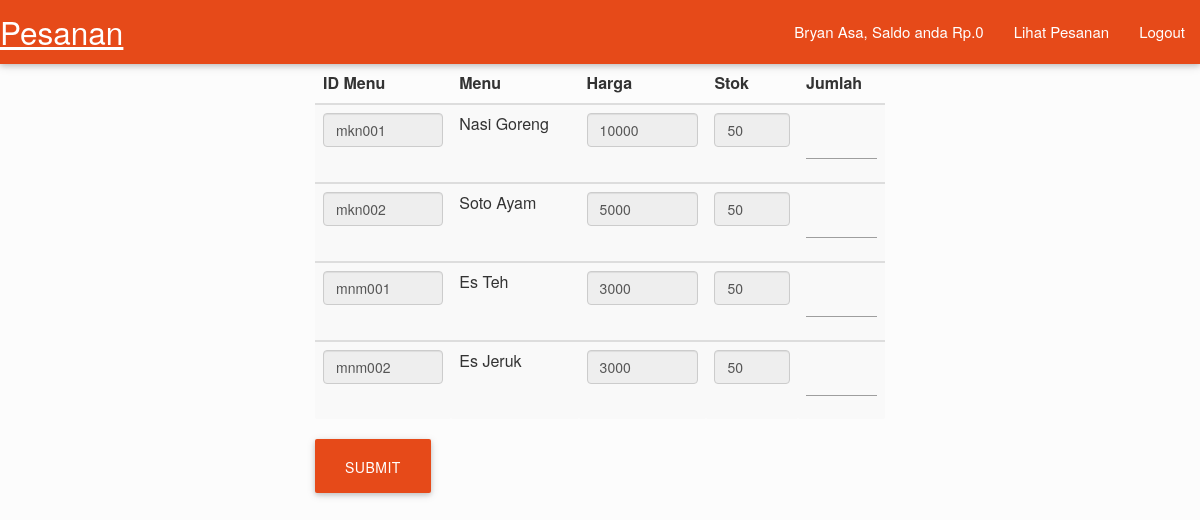
Screenshot of /tampilMenu.php (signed in) with the database file from the repository.
### tables this page shows
CREATE TABLE `menu` (
  `id_menu` varchar(10) NOT NULL,
  `nama_menu` varchar(25) NOT NULL,
  `harga` int(12) NOT NULL,
  `stok` int(3) NOT NULL
);

### tampilMenu.php (the view, shortened to what this page needs)
<?php
require_once "dbConnect.php";
$query = "SELECT * FROM menu";
$dataMenu = $db->query($query);
$rowMenu = $dataMenu->fetch_assoc(); ?>
<link href="css/materialize.min.css" rel="stylesheet" type="text/css">
<link href="css/bootstrap.min.css" rel="stylesheet" type="text/css">
<link href="css/ghpages-materialize.css" rel="stylesheet" type="text/css">
<nav>
    <div class="nav-wrapper deep-orange darken-2">
        <a href="#" class="brand-logo">Pesanan</a>
        <ul id="nav-mobile" class="right hide-on-med-and-down">
            <li><a href=""><?echo $_SESSION['nama'].", Saldo anda Rp.".$_SESSION['saldo'];?></a></li>
            <li><a href="tampilPesanan.php">Lihat Pesanan</a></li>
            <li><a href="logout.php">Logout</a></li>
        </ul>
    </div>
</nav>
<div class="col-md-3"></div>
<div class="col-md-6">
<form method="post" action="prosesPesan.php">
<table border="1" class="table table-responsive table-striped ">
    <thead>
    <th>ID Menu</th>
    <th>Menu</th>
    <th>Harga</th>
    <th>Stok</th>
    <th>Jumlah</th>
    </thead>
    <?
    foreach ($dataMenu as $rowMenu) {
        echo "<tbody>";
        echo "<td><div class='form-group'><input readonly class='form-control' name='idmenu[]' size='7' value='" . $rowMenu['id_menu'] . "'></div></td>";
        echo "<td>" . $rowMenu['nama_menu'] . "</td>";
        echo "<td><div class='form-group'><input readonly class='form-control' name='harga[]' size='6' value='" . $rowMenu['harga'] . "'></div></td>";
        echo "<td><div class='form-group'><input readonly class='form-control' name='stok[]' size='2' value='" . $rowMenu['stok'] . "'></div></td>";
        echo "<td><input type='text' name='qty[]' size='3'></td>";
        echo "</tbody>";
    } ?></table>
    <button class="btn btn-large waves-effect waves-light deep-orange darken-2" type="submit" name="action">Submit
    </button></div>

### rows the page displays
menu: id_menu "mkn001", nama_menu "Nasi Goreng", harga "10000", stok "50"
menu: id_menu "mkn002", nama_menu "Soto Ayam", harga "5000", stok "50"
menu: id_menu "mnm001", nama_menu "Es Teh", harga "3000", stok "50"
menu: id_menu "mnm002", nama_menu "Es Jeruk", harga "3000", stok "50"

### other values shown
$_SESSION['nama'] "Bryan Asa"
$_SESSION['saldo'] "0"
